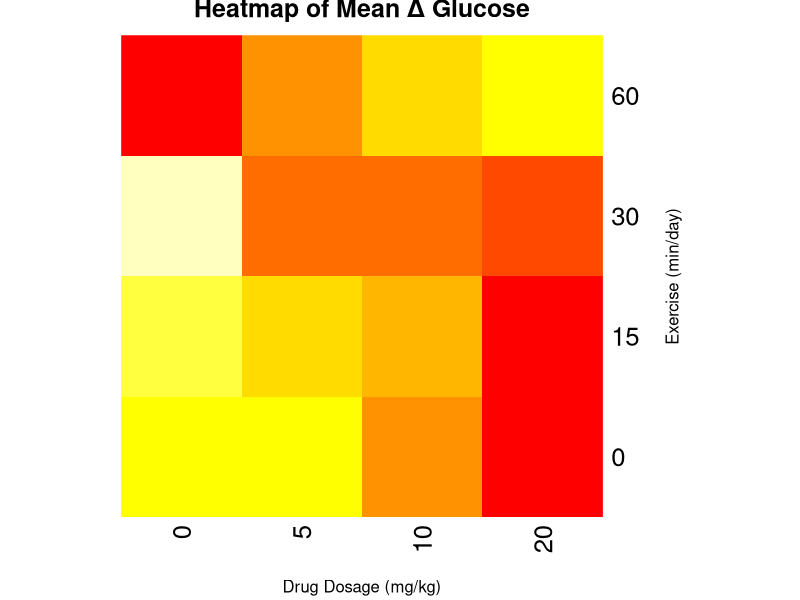
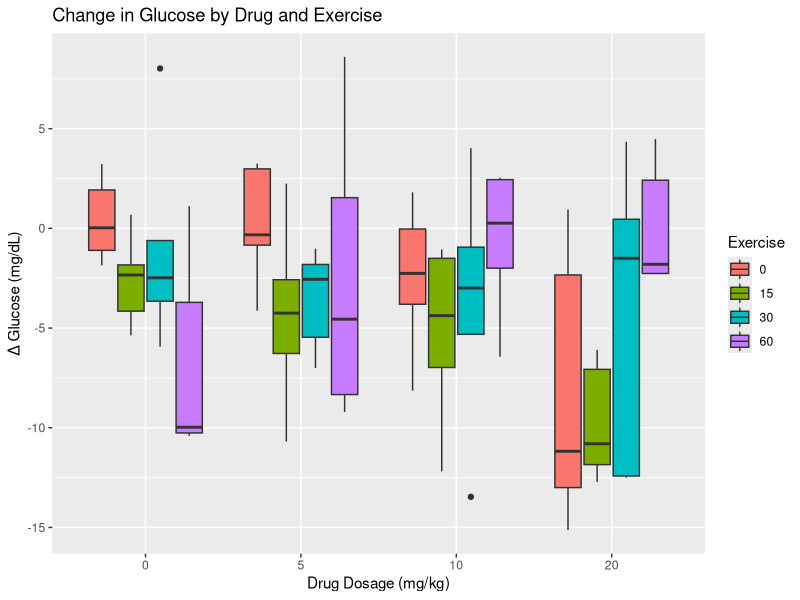
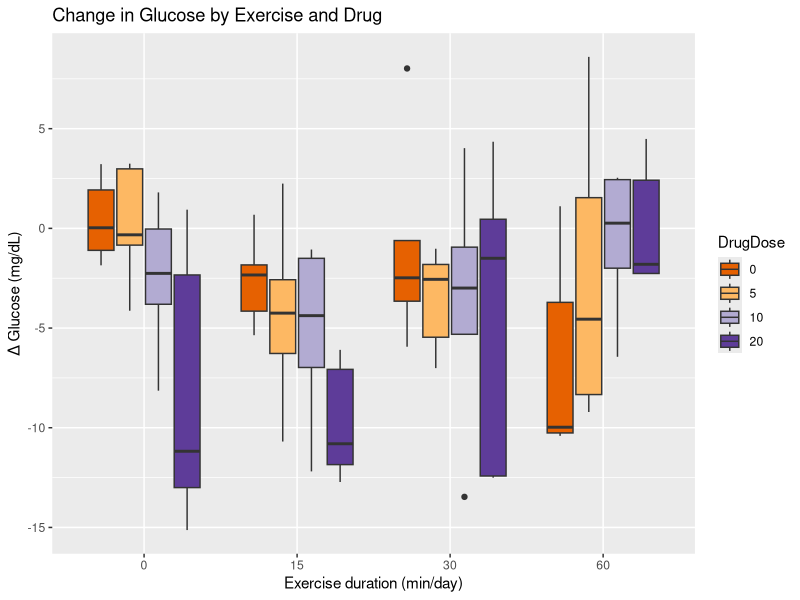
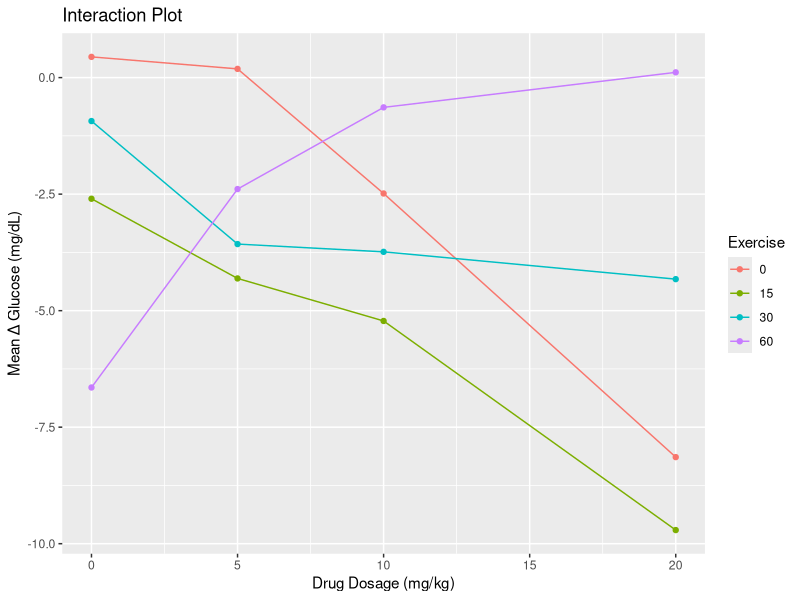
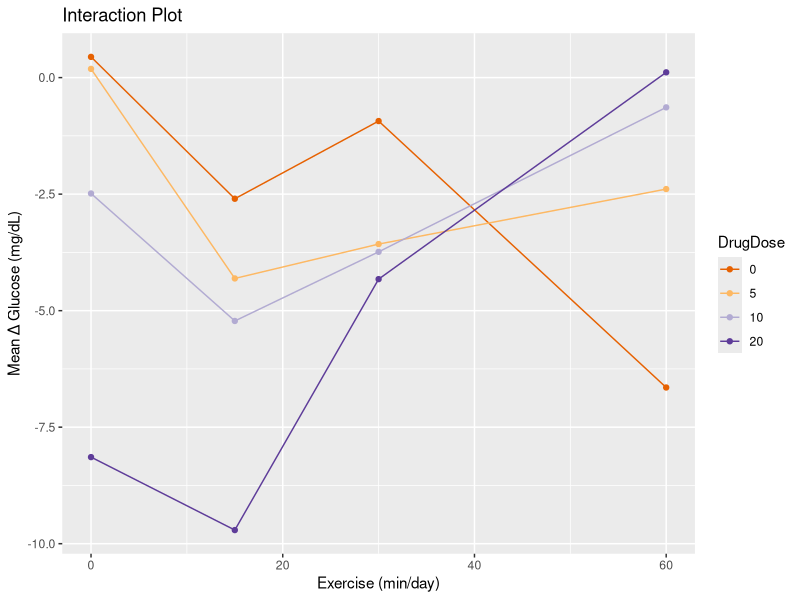

The R source for these figures, in order:
## ---- chunk 1
library(tidyverse)
library(knitr)
library(kableExtra)
## ---- chunk 2
studyDesign <- tibble("Drug dosage (mg/kg)" = c("0 (control)", 5, 10, 20),
                      "Exercise duration (min/day)" = c("0 (sedentary control)",
                                                        15, 30, 60))
knitr::kable(studyDesign)
## ---- chunk 3
drugExercise <- read_csv("data/drugExercise.csv")
drugExercise$DrugDose <- as_factor(drugExercise$DrugDose)
drugExercise$Exercise <- as_factor(drugExercise$Exercise)

drugExercise %>%
   group_by(DrugDose, Exercise) %>%
  summarise(ChangeGlucose = mean(Delta))
## ---- chunk 4
heat_data <- drugExercise %>%
  group_by(Exercise, DrugDose) %>%
  summarise(MeanChange = mean(Delta), .groups = "drop") %>%
  spread(DrugDose, MeanChange)
heat_matrix <- as.matrix(heat_data[,-1])
rownames(heat_matrix) <- heat_data$Exercise
heatmap(heat_matrix, Rowv = NA, Colv = NA, col = heat.colors(10),
        main = "Heatmap of Mean Δ Glucose",
        xlab = "Drug Dosage (mg/kg)", ylab = "Exercise (min/day)")
## ---- chunk 5
ggplot(drugExercise, aes(x = DrugDose, y = Delta, fill = Exercise)) +
  geom_boxplot() +
  labs(title = "Change in Glucose by Drug and Exercise",
       y = "Δ Glucose (mg/dL)", x = "Drug Dosage (mg/kg)")
## ---- chunk 6
ggplot(drugExercise, aes(x = Exercise, y = Delta, fill = DrugDose)) +
  geom_boxplot() +
  labs(title = "Change in Glucose by Exercise and Drug",
       y = "Δ Glucose (mg/dL)", x = "Exercise duration (min/day)") +
  scale_fill_brewer(palette = "PuOr") # use a different color palette
## ---- chunk 7
means <- drugExercise %>%
  group_by(Exercise, DrugDose) %>%
  summarise(meanChange = round(mean(Delta), 1))

knitr::kable(pivot_wider(means, 
                         names_from = DrugDose, 
                         values_from = meanChange)) %>% 
  add_header_above(c(" " = 2, "Drug Dose" = 3))
## ---- chunk 8
# Interaction plot
interaction_plot <- drugExercise %>%
  group_by(DrugDose, Exercise) %>%
  summarise(MeanChange = mean(Delta), .groups = "drop")

ggplot(interaction_plot, aes(x = as.numeric(as.character(DrugDose)),
                             y = MeanChange,
                             color = Exercise, group = Exercise)) +
  geom_line() +
  geom_point() +
  labs(title = "Interaction Plot",
       x = "Drug Dosage (mg/kg)",
       y = "Mean Δ Glucose (mg/dL)")
## ---- chunk 9
ggplot(interaction_plot, aes(x = as.numeric(as.character(Exercise)),
                             y = MeanChange,
                             color = DrugDose, group = DrugDose)) +
  geom_line() +
  geom_point() +
  labs(title = "Interaction Plot",
       x = "Exercise (min/day)",
       y = "Mean Δ Glucose (mg/dL)") +
  scale_color_brewer(palette = "PuOr") # use a different color palette
## ---- chunk 10
# DrugDose*Exercise is the interaction
anova(lm(Delta ~ DrugDose + Exercise + DrugDose*Exercise, 
         data = drugExercise))

## ---- chunk 11
summary(lm(Delta ~ DrugDose + Exercise + DrugDose*Exercise, 
           data = drugExercise))
